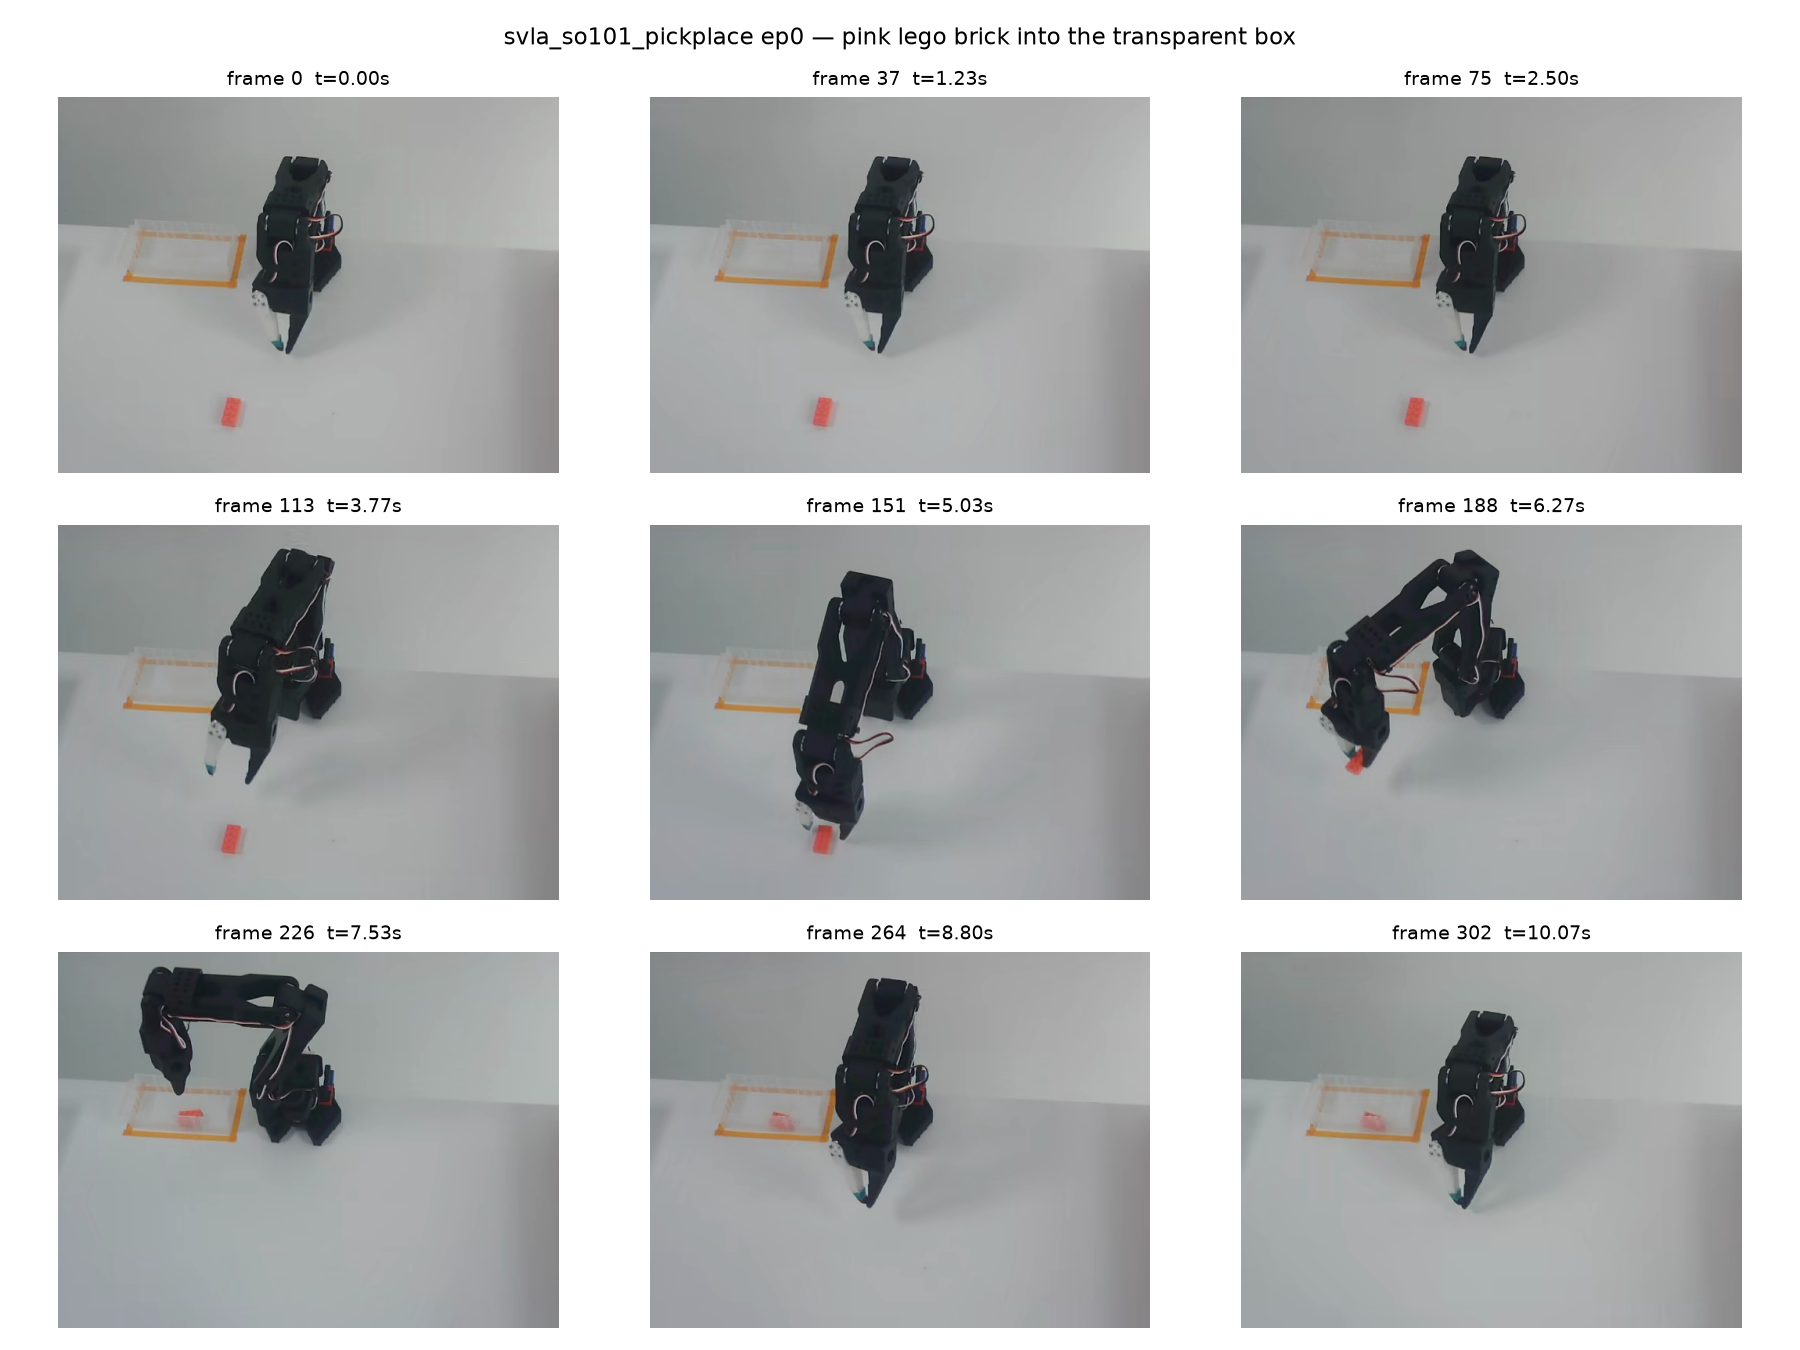

The Python source for this figure:
import matplotlib

matplotlib.use("Agg")
import matplotlib.pyplot as plt
import torch
from lerobot.datasets.lerobot_dataset import LeRobotDataset

ds = LeRobotDataset("lerobot/svla_so101_pickplace", episodes=[0])
idxs = torch.linspace(0, len(ds) - 1, 9).long()

fig, axes = plt.subplots(3, 3, figsize=(12, 9))
for ax, i in zip(axes.flat, idxs):
    item = ds[int(i)]
    ax.imshow(item["observation.images.up"].permute(1, 2, 0))
    ax.set_title(f"frame {int(i)}  t={float(item['timestamp']):.2f}s", fontsize=9)
    ax.axis("off")
fig.suptitle(f"svla_so101_pickplace ep0 — {item['task']}", fontsize=11)
fig.tight_layout()
fig.savefig("hello_grid.png", dpi=150)
print(f"saved hello_grid.png ({len(ds)} frames in episode, sampled {list(map(int, idxs))})")
